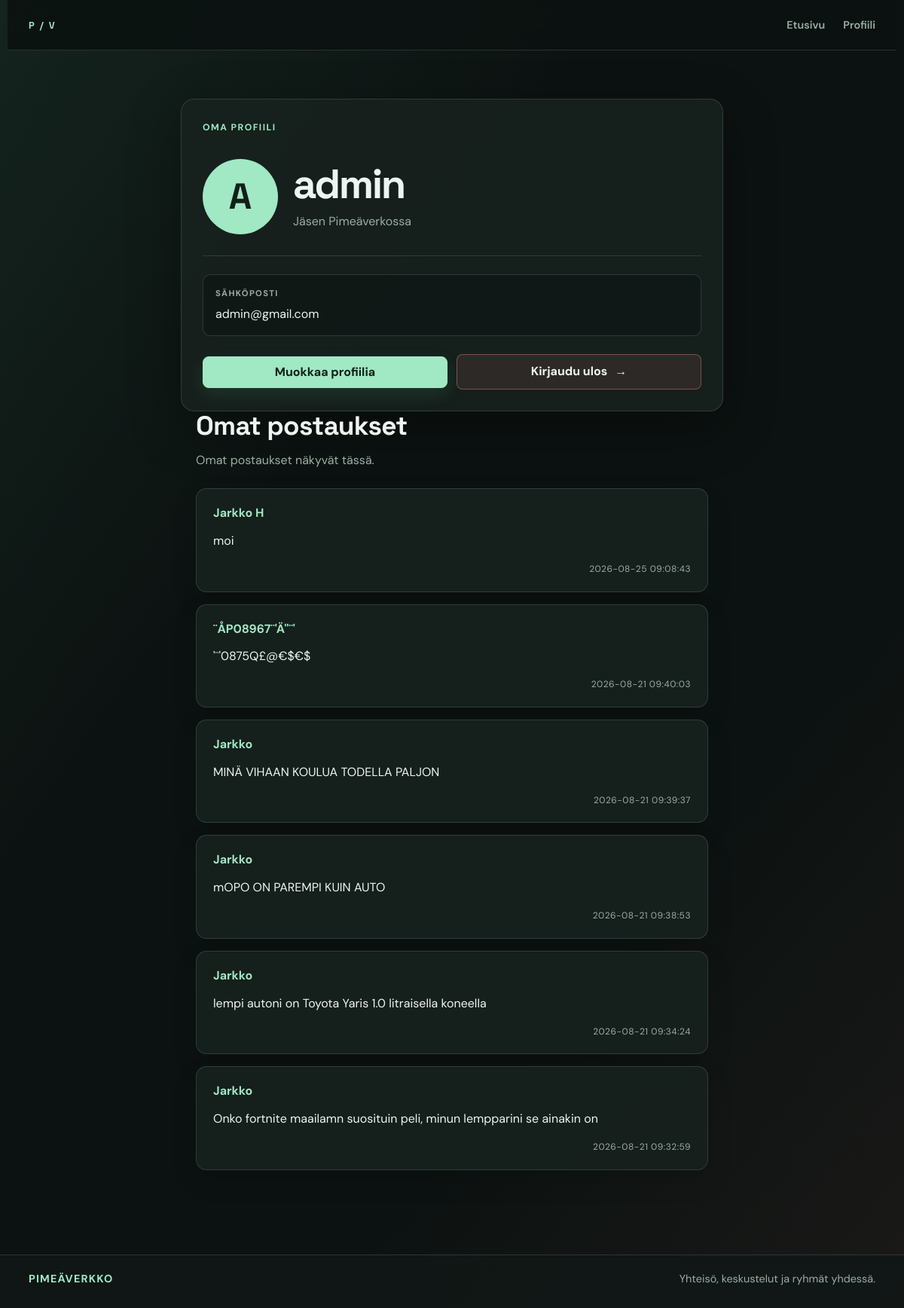
The app's page /profile.php (signed in) with its own data.
### tables this page shows
CREATE TABLE IF NOT EXISTS `user` (
  `id` int NOT NULL AUTO_INCREMENT,
  `name` varchar(128) NOT NULL,
  `email` varchar(128) NOT NULL,
  `password_hash` varchar(128) NOT NULL,
  PRIMARY KEY (`id`),
  UNIQUE KEY `email` (`email`)
);

CREATE TABLE IF NOT EXISTS `posts` (
  `id` int NOT NULL AUTO_INCREMENT,
  `group_id` int NOT NULL,
  `user_id` int NOT NULL,
  `author` varchar(50) NOT NULL,
  `content` text NOT NULL,
  `created_at` timestamp NOT NULL DEFAULT CURRENT_TIMESTAMP,
  PRIMARY KEY (`id`),
  KEY `POST_FK_user_id` (`user_id`),
  KEY `POST_FK_group_id` (`group_id`)
);

### profile.php (the view, shortened to what this page needs)
<?php
require __DIR__ . "/include/session.php";
$user_id = (int) ($_SESSION['user_id'] ?? 0);
$result = mysqli_query($conn, "SELECT id, name, email FROM `user` WHERE id = $user_id");
$user = mysqli_fetch_assoc($result);
$post_result = mysqli_query($conn, "SELECT id, author, content, created_at FROM `posts` WHERE user_id = $user_id ORDER BY created_at DESC");
?>
<!DOCTYPE html>
<html lang="fi">
<head>
    <link rel="stylesheet" href="style.css">
</head>
<body class="profile-page-body">
    <?php
    include 'include/nav.php';
    ?>
    <main class="profile-page">
        <section class="profile-card" aria-labelledby="profile-title">
            <div class="profile-card__topline">
                <span class="profile-kicker">Oma profiili</span>
            </div>
            <div class="profile-card__identity">
                <span class="account-avatar-big" aria-hidden="true">
                    <?= htmlspecialchars(strtoupper(substr($user["name"], 0, 1))) ?>
                </span>
                <div>
                    <h1 id="profile-title"><?= htmlspecialchars($user["name"], ENT_QUOTES, 'UTF-8') ?></h1>
                    <p>Jäsen Pimeäverkossa</p>
                </div>
            </div>
            <div class="profile-detail">
                <span class="profile-detail__label">Sähköposti</span>
                <span class="profile-detail__value"><?= htmlspecialchars($user["email"], ENT_QUOTES, 'UTF-8') ?></span>
            </div>
            <div class="profile-actions">
                <a class="action-button" href="edit_profile.php?id=<?php echo (int) $user['id']; ?>">
                    Muokkaa profiilia
                </a>
                <a class="logout-button" href="logout.php">
                    Kirjaudu ulos <span aria-hidden="true">&#8594;</span>
                </a>
            </div>
        </section>
        <section class="profile-posts">
            <h2>Omat postaukset</h2>
            <p>Omat postaukset näkyvät tässä.</p>
            <?php while ($post = mysqli_fetch_assoc($post_result)) { ?>
                <article class="profile-post">
                    <strong class="profile-author">
                        <?php echo htmlspecialchars($post['author'], ENT_QUOTES, 'UTF-8'); ?>
                    </strong>
                    <p><?php echo htmlspecialchars($post['content'], ENT_QUOTES, 'UTF-8'); ?></p>
                    <div class="profile-post-meta">
                        <time><?php echo htmlspecialchars($post['created_at'], ENT_QUOTES, 'UTF-8'); ?></time>
                    </div>
                </article>
            <?php } ?>
        </section>
    </main>
    <?php include 'include/footer.php'; ?>
</body>
</html>

### style.css (style rules this page uses)
:root { --ink: #edf5f1; --muted: #9aada5; --bg: #0c1211; --panel: #17211e; --panel-light: #202c28; --line: rgba(220, 241, 231, .14); --line-bright: rgba(220, 241, 231, .27); --mint: #a1e8c5; --mint-hot: #68d9a2; --coral: #ff8e82; --gold: #ffc27d; --shadow: 0 22px 70px rgba(0, 0, 0, .32); }
* { box-sizing: border-box; }
html { min-height: 100%; background: var(--bg); }
body { min-height: 100vh; margin: 0; color: var(--ink); background: linear-gradient(125deg, rgba(104, 217, 162, .09), transparent 34%), linear-gradient(310deg, rgba(255, 142, 130, .06), transparent 30%), var(--bg); font: 400 16px/1.55 'DM Sans', 'Segoe UI', sans-serif; }
body::before { position: fixed; inset: 0; z-index: -1; pointer-events: none; content: ''; opacity: .25; background-image: linear-gradient(var(--line) 1px, transparent 1px), linear-gradient(90deg, var(--line) 1px, transparent 1px); background-size: 44px 44px; mask-image: linear-gradient(to bottom, black, transparent 72%); }
.action-button { display: inline-flex; align-items: center; justify-content: center; min-height: 42px; padding: 10px 17px; color: #102019; background: var(--mint); border: 1px solid var(--mint); border-radius: 8px; box-shadow: 0 8px 22px rgba(104, 217, 162, .12); font-weight: 700; line-height: 1.2; text-decoration: none; transition: background .18s ease, border-color .18s ease, box-shadow .18s ease, transform .18s ease; }
h1, h2 { margin: 0; font-family: 'Space Grotesk', sans-serif; line-height: 1.06; }
h1 { max-width: 820px; font-size: clamp(2.8rem, 8vw, 6.2rem); letter-spacing: -.045em; }
h2 { font-size: 1.25rem; letter-spacing: -.02em; }
main { flex: 1; max-width: 1180px; margin: auto; padding: 0 28px 36px; }
.action-button { margin-top: 24px; }
.account-avatar-big { display: grid; width: 100px; height: 100px; place-items: center; color: #102019; background: var(--mint); border-radius: 50%; font-family: 'Space Grotesk', sans-serif; font-weight: 700; font-size: 3rem; }
.profile-page-body main { flex: 1; }
.profile-page { display: grid; width: min(100% - 40px, 720px); place-items: center; padding: 64px 0 80px; }
.profile-card { width: 100%; padding: 28px; background: rgba(23, 33, 30, .92); border: 1px solid var(--line); border-radius: 18px; box-shadow: var(--shadow); }
.profile-card__topline, .profile-card__identity, .profile-actions { display: flex; align-items: center; }
.profile-card__topline { justify-content: space-between; gap: 16px; margin-bottom: 32px; }
.profile-kicker, .profile-detail__label { color: var(--mint); font-size: .76rem; font-weight: 700; letter-spacing: .12em; text-transform: uppercase; }
.profile-card__identity { gap: 20px; padding-bottom: 28px; border-bottom: 1px solid var(--line); }
.profile-card__identity h1 { margin: 0 0 8px; font-size: clamp(2rem, 6vw, 3.4rem); }
.profile-card__identity p { margin: 0; color: var(--muted); }
.profile-detail { display: grid; gap: 6px; margin: 24px 0; padding: 16px; background: rgba(12, 18, 17, .48); border: 1px solid var(--line); border-radius: 10px; }
.profile-detail__label { color: var(--muted); font-size: .7rem; }
.profile-detail__value { overflow-wrap: anywhere; color: var(--ink); }
.profile-actions { gap: 12px; }
.profile-posts { width: min(100% - 40px, 720px); margin: 0 auto 32px; display: flex; flex-direction: column; gap: 16px; }
.profile-posts h2 { margin: 0; font-size: clamp(1.6rem, 4vw, 2.2rem); }
.profile-posts > p { margin: 0 0 8px; color: var(--muted); }
.profile-post { padding: 20px 22px; background: rgba(23, 33, 30, .88); border: 1px solid var(--line); border-radius: 14px; box-shadow: 0 14px 34px rgba(0, 0, 0, .12); }
.profile-author { display: inline-block; margin-bottom: 10px; color: var(--mint); font-size: 1rem; font-weight: 700; }
.profile-post p { margin: 0; color: var(--ink); line-height: 1.75; overflow-wrap: anywhere; }
.profile-post-meta { margin-top: 14px; display: flex; justify-content: flex-end; }
.profile-post-meta time { color: var(--muted); font-size: .75rem; letter-spacing: .04em; }
.profile-actions .action-button, .logout-button { flex: 1; justify-content: center; margin-top: 0; text-align: center; }
.logout-button { display: inline-flex; align-items: center; gap: 10px; min-height: 42px; padding: 10px 17px; color: var(--ink); background: rgba(255, 142, 130, .1); border: 1px solid rgba(255, 142, 130, .38); border-radius: 8px; font-weight: 700; text-decoration: none; transition: background .18s ease, transform .18s ease; }

### records on screen
user: name "A", name "admin", email "admin@gmail.com"
posts: author "Jarkko H", content "moi", created_at "2026-08-25 09:08:43"
posts: author "¨ÅP08967¨'Ä''¨'", content "'¨'0875Q£@€$€$", created_at "2026-08-21 09:40:03"
posts: author "Jarkko", content "MINÄ VIHAAN KOULUA TODELLA PALJON", created_at "2026-08-21 09:39:37"
posts: author "Jarkko", content "mOPO ON PAREMPI KUIN AUTO", created_at "2026-08-21 09:38:53"
posts: author "Jarkko", content "lempi autoni on Toyota Yaris 1.0 litraisella koneella", created_at "2026-08-21 09:34:24"
posts: author "Jarkko", content "Onko fortnite maailamn suosituin peli, minun lempparini se ainakin on", created_at "2026-08-21 09:32:59"
